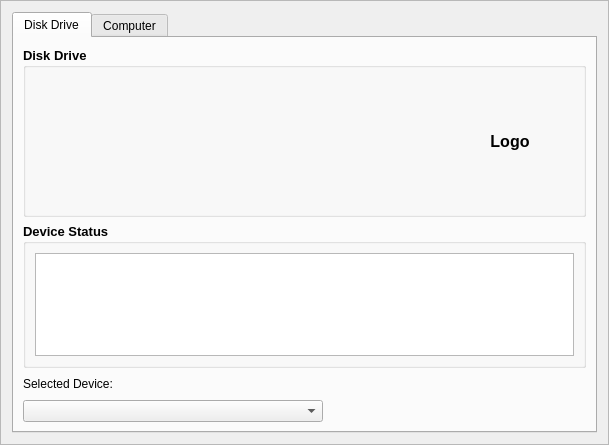
<?xml version="1.0" encoding="UTF-8"?>
<ui version="4.0">
 <class>FrameDisk</class>
 <widget class="QFrame" name="FrameDisk">
  <property name="geometry">
   <rect>
    <x>0</x>
    <y>0</y>
    <width>609</width>
    <height>445</height>
   </rect>
  </property>
  <property name="windowTitle">
   <string>Disk</string>
  </property>
  <property name="frameShape">
   <enum>QFrame::StyledPanel</enum>
  </property>
  <property name="frameShadow">
   <enum>QFrame::Raised</enum>
  </property>
  <layout class="QHBoxLayout" name="horizontalLayout_5">
   <item>
    <widget class="QTabWidget" name="tabWidget">
     <property name="currentIndex">
      <number>0</number>
     </property>
     <widget class="QWidget" name="Tab">
      <attribute name="title">
       <string>Disk Drive</string>
      </attribute>
      <layout class="QVBoxLayout" name="verticalLayout">
       <item>
        <widget class="QGroupBox" name="groupBox">
         <property name="sizePolicy">
          <sizepolicy hsizetype="Preferred" vsizetype="Expanding">
           <horstretch>0</horstretch>
           <verstretch>0</verstretch>
          </sizepolicy>
         </property>
         <property name="font">
          <font>
           <pointsize>10</pointsize>
           <weight>75</weight>
           <bold>true</bold>
          </font>
         </property>
         <property name="title">
          <string>Disk Drive</string>
         </property>
         <layout class="QHBoxLayout" name="horizontalLayout">
          <item>
           <widget class="QLabel" name="labelDescription">
            <property name="font">
             <font>
              <pointsize>9</pointsize>
              <weight>50</weight>
              <bold>false</bold>
             </font>
            </property>
            <property name="text">
             <string/>
            </property>
            <property name="alignment">
             <set>Qt::AlignLeading|Qt::AlignLeft|Qt::AlignTop</set>
            </property>
           </widget>
          </item>
          <item>
           <widget class="QLabel" name="labelLogo">
            <property name="sizePolicy">
             <sizepolicy hsizetype="Fixed" vsizetype="Fixed">
              <horstretch>0</horstretch>
              <verstretch>0</verstretch>
             </sizepolicy>
            </property>
            <property name="minimumSize">
             <size>
              <width>128</width>
              <height>128</height>
             </size>
            </property>
            <property name="maximumSize">
             <size>
              <width>128</width>
              <height>128</height>
             </size>
            </property>
            <property name="font">
             <font>
              <pointsize>12</pointsize>
              <weight>75</weight>
              <bold>true</bold>
             </font>
            </property>
            <property name="frameShape">
             <enum>QFrame::NoFrame</enum>
            </property>
            <property name="text">
             <string>Logo</string>
            </property>
            <property name="alignment">
             <set>Qt::AlignCenter</set>
            </property>
           </widget>
          </item>
         </layout>
        </widget>
       </item>
       <item>
        <widget class="QGroupBox" name="groupBox_2">
         <property name="sizePolicy">
          <sizepolicy hsizetype="Preferred" vsizetype="Preferred">
           <horstretch>0</horstretch>
           <verstretch>0</verstretch>
          </sizepolicy>
         </property>
         <property name="font">
          <font>
           <pointsize>10</pointsize>
           <weight>75</weight>
           <bold>true</bold>
          </font>
         </property>
         <property name="title">
          <string>Device Status</string>
         </property>
         <layout class="QHBoxLayout" name="horizontalLayout_2">
          <item>
           <widget class="QTextEdit" name="textEditDeviceStatus">
            <property name="enabled">
             <bool>true</bool>
            </property>
            <property name="sizePolicy">
             <sizepolicy hsizetype="Expanding" vsizetype="Preferred">
              <horstretch>0</horstretch>
              <verstretch>0</verstretch>
             </sizepolicy>
            </property>
            <property name="font">
             <font>
              <pointsize>9</pointsize>
              <weight>50</weight>
              <bold>false</bold>
             </font>
            </property>
            <property name="readOnly">
             <bool>true</bool>
            </property>
           </widget>
          </item>
         </layout>
        </widget>
       </item>
       <item>
        <layout class="QHBoxLayout" name="horizontalLayout_3">
         <item>
          <widget class="QLabel" name="label">
           <property name="text">
            <string>Selected Device:</string>
           </property>
          </widget>
         </item>
         <item>
          <spacer name="horizontalSpacer">
           <property name="orientation">
            <enum>Qt::Horizontal</enum>
           </property>
           <property name="sizeHint" stdset="0">
            <size>
             <width>40</width>
             <height>20</height>
            </size>
           </property>
          </spacer>
         </item>
        </layout>
       </item>
       <item>
        <layout class="QHBoxLayout" name="horizontalLayout_4">
         <item>
          <widget class="QComboBox" name="comboBoxDrive">
           <property name="minimumSize">
            <size>
             <width>300</width>
             <height>0</height>
            </size>
           </property>
          </widget>
         </item>
         <item>
          <spacer name="horizontalSpacer_2">
           <property name="orientation">
            <enum>Qt::Horizontal</enum>
           </property>
           <property name="sizeHint" stdset="0">
            <size>
             <width>40</width>
             <height>20</height>
            </size>
           </property>
          </spacer>
         </item>
        </layout>
       </item>
      </layout>
     </widget>
     <widget class="QWidget" name="tab_2">
      <attribute name="title">
       <string>Computer</string>
      </attribute>
      <layout class="QVBoxLayout" name="verticalLayout_2">
       <item>
        <widget class="QTreeView" name="treeView">
         <attribute name="headerStretchLastSection">
          <bool>false</bool>
         </attribute>
         <attribute name="headerStretchLastSection">
          <bool>false</bool>
         </attribute>
        </widget>
       </item>
      </layout>
     </widget>
    </widget>
   </item>
  </layout>
 </widget>
 <resources/>
 <connections/>
</ui>
